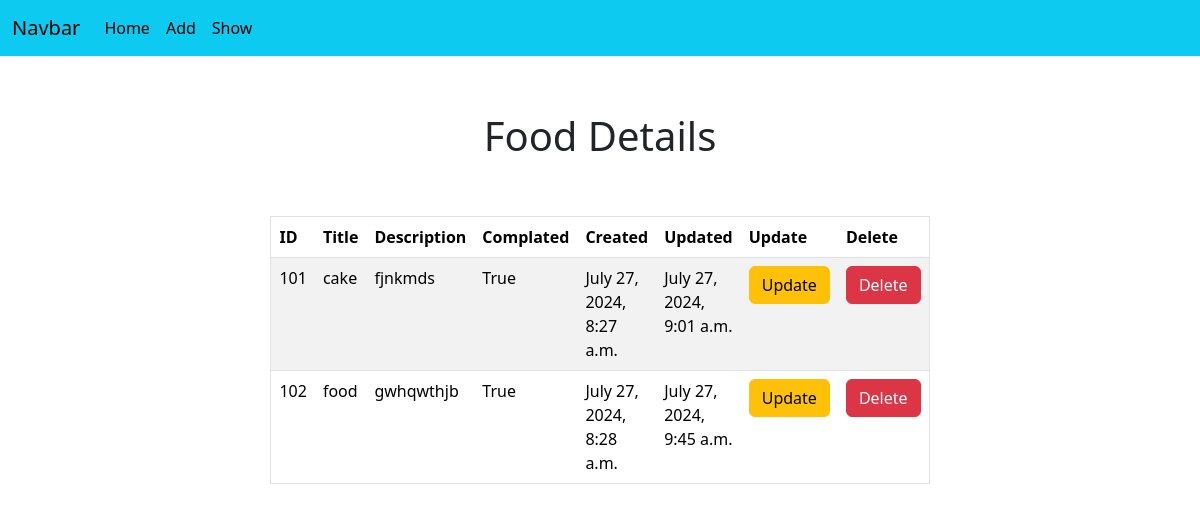
Page /show/ on the committed database.
### app1/models.py (models this page shows)
class Food(models.Model):
    id = models.IntegerField(primary_key=True,auto_created=True)
    title = models.CharField(max_length=200)
    descriptions = models.CharField(max_length=200)
    completed = models.BooleanField(default=False)
    created_at = models.DateTimeField(auto_now_add=True)
    updated_at = models.DateTimeField(auto_now=True)

### app1/views.py (the view)
# urls.py: path('show/',views.showview),
def showview(request):
    obj = Food.objects.all()
    return render(request,"app1/show.html",{"obj":obj})

### templates/app1/show.html
{% extends 'app1/layout.html' %}
{% block content %}
<h1 style="text-align:center" class="p-2 m-5">Food Details</h1>
<div>
    <table class="table table-striped border solid 2px w-50 p-5 m-5 mx-auto">
        <thead>
            <tr>
                <th>ID</th>
                <th>Title</th>
                <th>Description</th>
                <th>Complated</th>
                <th>Created</th>
                <th>Updated</th>
                <th>Update</th>
                <th>Delete</th>
            </tr>
        </thead>
        <tbody>
        {% for i in obj %}
        <tr>
            <td>{{i.id}}</td>
            <td>{{i.title}}</td>
            <td>{{i.descriptions}}</td>
            <td>{{i.completed}}</td>
            <td>{{i.created_at}}</td>
            <td>{{i.updated_at}}</td>
            <td><a href="/update/{{i.id}}"><button class="btn btn-warning">Update</button></a></td>
            <td><a href="/delete/{{i.id}}"><button class="btn btn-danger">Delete</button></a></td>
        </tr>
        {% endfor %}
        </tbody>
    </table>
</div>
{% endblock %}

### templates/app1/layout.html (shortened to what this page needs)
<!DOCTYPE html>
<html lang="en">
<head>
    <link href="https://cdn.jsdelivr.net/npm/bootstrap@5.3.3/dist/css/bootstrap.min.css" rel="stylesheet">
</head>
<body>
        <header>
            <nav class="navbar navbar-expand-lg bg-info">
  <div class="container-fluid">
    <a class="navbar-brand" href="#">Navbar</a>
    <div class="collapse navbar-collapse" id="navbarNav">
      <ul class="navbar-nav">
        <li class="nav-item">
          <a class="nav-link active" aria-current="page" href="#">Home</a>
        </li>
           <li class="nav-item">
          <a class="nav-link active" aria-current="page" href="/add">Add</a>
        </li>
           <li class="nav-item">
          <a class="nav-link active" aria-current="page" href="/show">Show</a>
        </li>
      </ul>
    </div>
  </div>
</nav>
        </header>
{% block content %}
        {% endblock %}
</body>
</html>

### rows in the picture
Food: id "101", title "cake", descriptions "fjnkmds", completed "True", created_at "July 27, 2024, 8:27 a.m.", updated_at "July 27, 2024, 9:01 a.m."
Food: id "102", title "food", descriptions "gwhqwthjb", completed "True", created_at "July 27, 2024, 8:28 a.m.", updated_at "July 27, 2024, 9:45 a.m."
